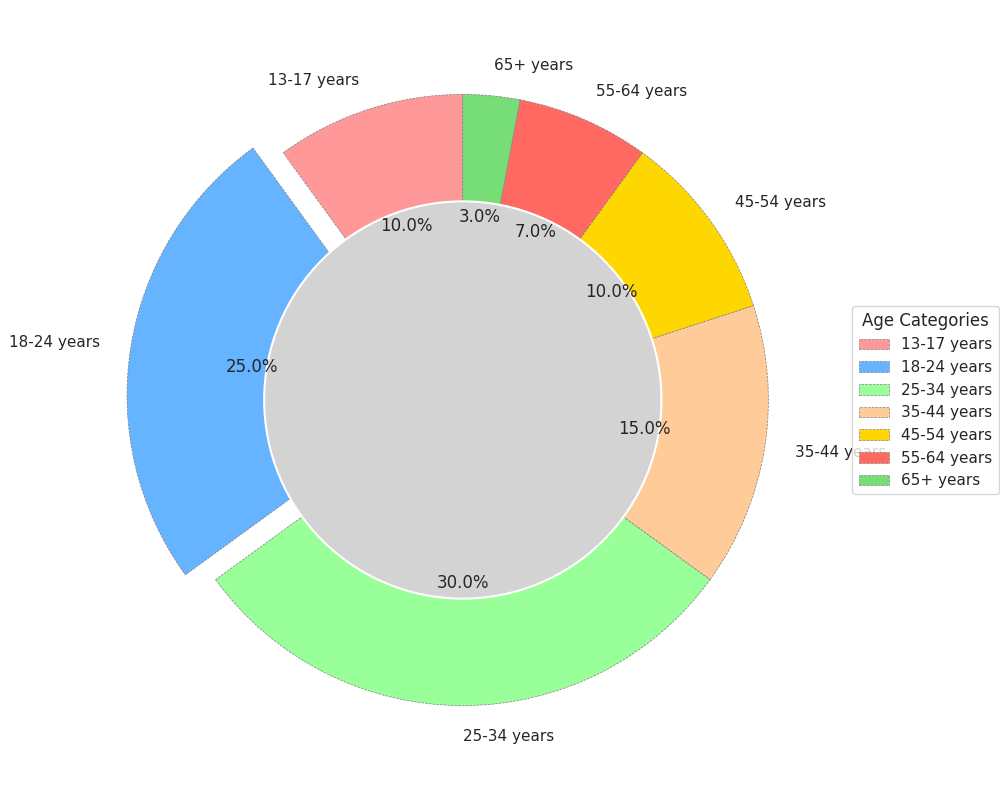

Recreate this plot in Python.
import matplotlib.pyplot as plt

age_categories = ['13-17 years', '18-24 years', '25-34 years', '35-44 years', 
                  '45-54 years', '55-64 years', '65+ years']
subscriber_distribution = [10, 25, 30, 15, 10, 7, 3]
colors = ['#FF9999', '#66B3FF', '#99FF99', '#FFCC99', '#FFD700', '#FF6961', '#77DD77']
explode = [0, 0.1, 0, 0, 0, 0, 0]

fig, ax = plt.subplots(figsize=(10, 8))
ax.pie(
    subscriber_distribution,
    labels=age_categories,
    colors=colors,
    startangle=90,
    explode=explode,
    shadow=False,
    wedgeprops={'edgecolor': 'gray', 'linewidth': 0.5, 'linestyle': '--'},  # Changed linestyle
    autopct='%1.1f%%'  # Added percentage display inside pie chart segments
)

centre_circle = plt.Circle((0,0),0.65,fc='lightgrey', linewidth=1.5, linestyle='-')  # Changed border shape
fig.gca().add_artist(centre_circle)

plt.grid(visible=True, linestyle=':', color='black', linewidth=0.5)  # Added grid
plt.legend(title='Age Categories', loc='center left', bbox_to_anchor=(1, 0.5))  # Adjust legend
plt.tight_layout()
plt.show()
